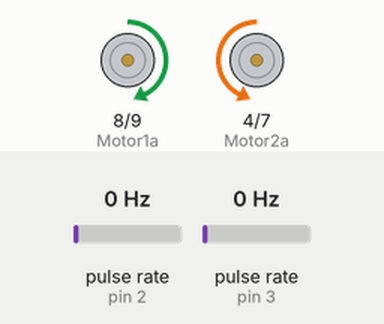
Recording of a sketch running on a simulated Arduino Uno, built with avr-gcc and run on an emulated ATmega328P. Shown: motor-driver pin pairs drawn as motors (green arrow = first pin HIGH = forward, orange = second pin HIGH = backward, longer = more drive, scaled by the enable pin). Wiring (inferred from the names in the program): 2 × pulse sensor: data pin 2 / data pin 3. Inputs (shaded band) come from the test bench; at power-on: pulse rate (sensors on pin 2, pin 3) 0 Hz.

Above: at 1.2 s.
1.3 s: pulse rate (sensor on pin 2) set to 143 Hz
4.3 s: pulse rate (sensor on pin 2) set to 149 Hz
At 6.0 s:
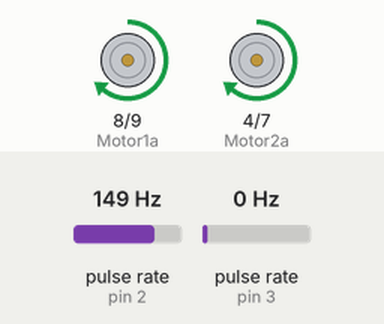
6.8 s: pulse rate (sensor on pin 2) set to 120 Hz
At 9.7 s:
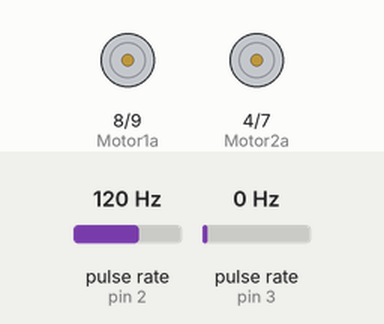
9.8 s: pulse rate (sensor on pin 2) set to 112 Hz
12.1 s: pulse rate (sensor on pin 2) set to 121 Hz
15.1 s: pulse rate (sensor on pin 2) set to 126 Hz
Timing chart, 0 to 17.6 s (numbered marks = the images above; inputs shaded):
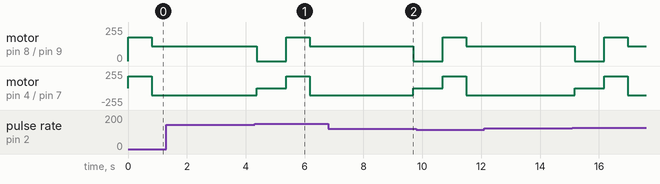

The sketch:

testv6.ino
```cpp
volatile long int encoderPosA = 0;
volatile long int encoderPosB = 0;
volatile long int refEncoderPosA = 0;
volatile long int refEncoderPosB = 0;

#define encoderOne 2
#define encoderTwo 3
#define Motor1a 8
#define Motor1b 9
#define Motor2a 4
#define Motor2b 7
const int ENA = 5;
const int ENB = 6;

// Function to initialize motor pins
void setup() {
  Serial.begin(9600);

  attachInterrupt(digitalPinToInterrupt(encoderOne), incCountA, RISING);
  attachInterrupt(digitalPinToInterrupt(encoderTwo), incCountB, RISING);

  pinMode(Motor1a, OUTPUT);
  pinMode(Motor1b, OUTPUT);
  pinMode(Motor2a, OUTPUT);
  pinMode(Motor2b, OUTPUT);
  pinMode(ENA, OUTPUT);
  pinMode(ENB, OUTPUT);

  // Start with the motor off
  stopMotor();
}

void incCountA(){
  encoderPosA++;
}

void incCountB(){
  encoderPosB++;
}

// Function to move the motor forward
void forward(int speed) {
  digitalWrite(Motor1a, HIGH);  // Set IN1 HIGH
  digitalWrite(Motor1b, LOW);   // Set IN2 LOW
  analogWrite(ENA, speed);  // Set motor speed (0-255)
  digitalWrite(Motor2a, HIGH);  // Set IN1 HIGH
  digitalWrite(Motor2b, LOW);   // Set IN2 LOW
  analogWrite(ENB, speed);  // Set motor speed (0-255)
}

void rotate(int angle) {
  int speed = 110;
  int const1 = 1;
  refEncoderPosA = encoderPosA;
  refEncoderPosB = encoderPosB;
  while ((encoderPosA - refEncoderPosA + encoderPosB - refEncoderPosB)<= 440){
    digitalWrite(Motor1a, HIGH);  // Set IN1 HIGH
    digitalWrite(Motor1b, LOW);   // Set IN2 LOW
    analogWrite(ENA, speed);  // Set motor speed (0-255)
    digitalWrite(Motor2a, LOW);  // Set IN1 HIGH
    digitalWrite(Motor2b, HIGH);   // Set IN2 LOW
    analogWrite(ENB, speed);  // Set motor speed (0-255)
  }
  // delay(const1 * angle);
}

// Function to stop the motor
void stopMotor() {
  digitalWrite(Motor1a, LOW);  // Set IN1 HIGH
  digitalWrite(Motor1b, LOW);   // Set IN2 LOW
  analogWrite(ENA, 0);      // Set speed to 0
  digitalWrite(Motor2a, LOW);  // Set IN1 HIGH
  digitalWrite(Motor2b, LOW);   // Set IN2 LOW
  analogWrite(ENB, 0);
}

// Main loop
void loop() {

  forward(180);
  delay(800);
  rotate(180);
  stopMotor();
  delay(1000);

}
```

Measured:
- the behaviour switches between 146 and 147 Hz on pulse rate (sensor on pin 2) (found by bisection; images 0 and 1)
- after the input at 1.3 s, every drawn part: stays the same
- after the input at 6.8 s, motor on pin 8 (Motor1a) / pin 9 (Motor1b): forward 110/255 → stopped after 2.9 s instead of 2.3 s; motor on pin 4 (Motor2a) / pin 7 (Motor2b): backward 110/255 → stopped after 2.9 s instead of 2.3 s
- after the input at 12.1 s, every drawn part: stays the same
